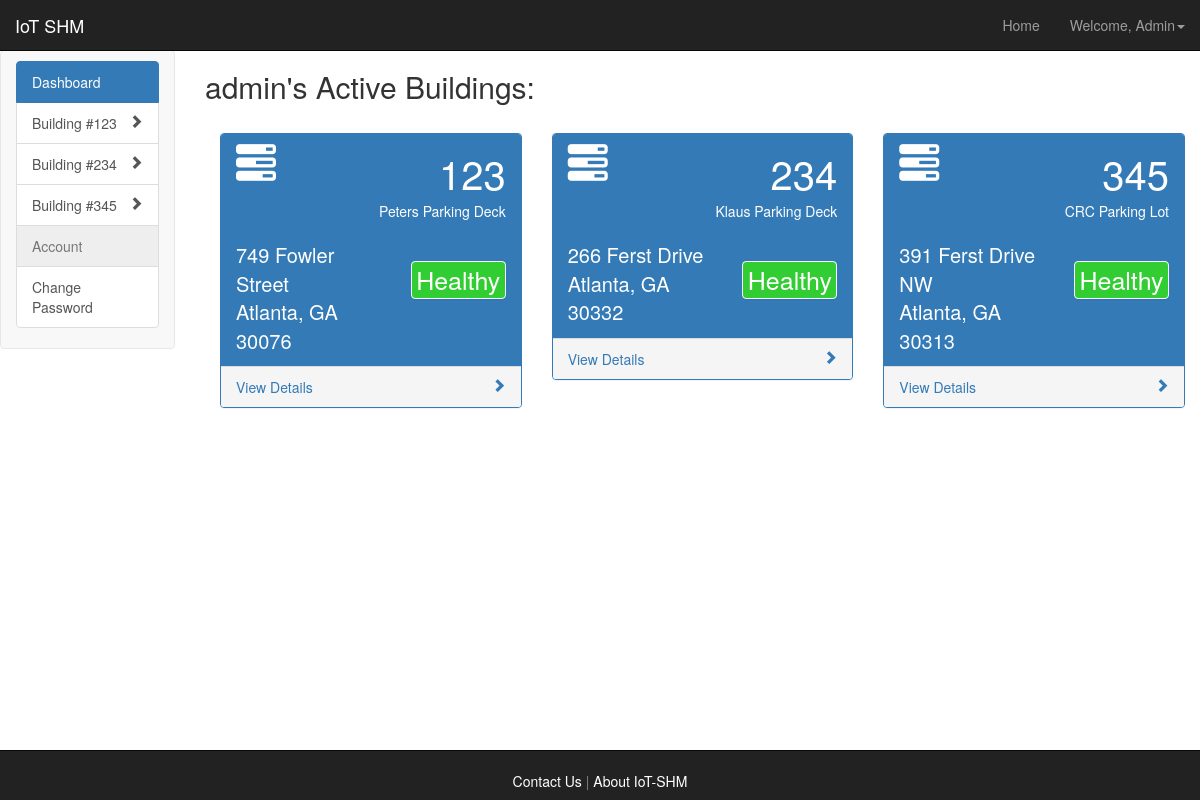
Screenshot of /iotshm/dashboard/ (signed in) with the database file from the repository.
### iotshm_dashboard/models.py (models this page shows, shortened)
class Building(models.Model):
    manager = models.ForeignKey(User)
    number = models.IntegerField(primary_key=True)
    name = models.CharField(max_length=300)
    address = models.CharField(max_length=300)
    city = models.CharField(max_length=100)
    state = USStateField()
    zipcode = models.IntegerField(max_length=5)

### iotshm_dashboard/views.py (the view)
# urls.py: url(r'^dashboard/(?P<building_num>\d+)/real_time/$', views.real_time, name='real_time'),
@login_required
def dashboard(request):
    context = RequestContext(request)
    if request.user.username == 'admin':
        data = {'buildings':Building.objects.all()}
    else:
        data = {'buildings':Building.objects.filter(manager=request.user)}
    return render_to_response('iotshm_dashboard/dashboard.html', data, context)

### templates/iotshm_dashboard/dashboard.html (shortened to what this page needs)
{% extends 'general/sidebar.html' %}
{% load bootstrap3 %}
{% block nextto_sidebar %}
    <h2>{{user.first_name}}'s Active Buildings:</h2></br>
     {% for building in buildings %}
           <div class="col-lg-4 col-md-4 col-sm-6">
               <div class="panel panel-primary">
                   <div class="panel-heading">
                       <div class="row">
                           <div class="col-xs-3">
                               <span style="font-size: 40px" class="glyphicon glyphicon-tasks 5x"></span></br></br>
                           </div>
                           <div class="col-xs-9 text-right">
                                <div style="font-size: 40px">{{ building.number }}</div>
                                <div>{{ building.name }}</div>
                           </div>
                       </div>
                       <div class="row">
                            <div class="col-xs-5 pull-right"></br></br>
                                <div class="panel text-center"
                                     style="border-color:white; background-color: limegreen; color: white; font-size: 25px;">
                                    Healthy
                                </div>
                            </div>
                           <div class="col-xs-7">
                               </br><div style="font-size: 20px">{{ building.address }}</div>
                               <div style="font-size: 20px">{{ building.city }}, {{ building.state }}</div>
                               <div style="font-size: 20px">{{ building.zipcode }}</div>
                           </div>
                       </div>
                   </div>
                   <a href="{{ building.number }}/real_time/">
                       <div class="panel-footer">
                           <span class="pull-left">View Details</span>
                           <span class="pull-right"><i class="glyphicon glyphicon-chevron-right"></i></span>
                           <div class="clearfix"></div>
                       </div>
                   </a>
               </div>
           </div>
     {% endfor %}
{% endblock %}

### templates/general/sidebar.html (shortened to what this page needs)
{% extends 'general/header_footer.html' %}
{% load bootstrap3 %}
{% block inside_headerfooter %}
    <div class="col-lg-2 col-md-3 col-sm-3 sidebar-nav">
      <div class="navbar navbar-default" role="navigation">
        <div class="sidebar navbar-collapse collapse sidebar-navbar-collapse">
          <div class="list-group">
              {% url 'iotshm_dashboard:dashboard' as dashboard %}
              {% url 'iotshm_dashboard:change_password' as change_password %}
              {% url 'iotshm_dashboard:my_buildings' as my_buildings %}
              <a
                  class="list-group-item{% if request.path == dashboard %} active{% endif %}"
                  href="{{ dashboard }}">Dashboard
              </a>
              {% for building in buildings %}
                  {% url 'iotshm_dashboard:real_time' building.number as real_time %}
                  {% url 'iotshm_dashboard:building_info' building.number as building_info %}
                  {% url 'iotshm_dashboard:long_term' building.number as long_term %}
                  {% url 'iotshm_dashboard:sensors' building.number as sensors %}
                  <a
                      class="list-group-item{% if building == curr_building %} active{% endif %}"
                      {% if building == curr_building %}id = "active_building"{% endif %} value="{{ curr_building.number }}"
                        href="{{ real_time }}">Building #{{ building.number }}
                      <span class="pull-right glyphicon glyphicon-chevron-{% if building == curr_building %}down{% else %}right{% endif %}"></span>
                  </a>
              {% endfor %}
              <a type="button"  href="" class="list-group-item disabled">Account</a>
              <a
                  class="list-group-item{% if request.path == change_password %} active{% endif %}"
                  href="{{ change_password }}">Change Password
              </a>
          </div>
        </div>
      </div>
    </div>
    <div class="col-lg-10 col-md-9 col-sm-9" style="overflow:scroll;height:100%;background-color:rgba(255, 255, 255, 0.5)">
        {% block nextto_sidebar %}{% endblock %}
    </div>
{% endblock %}

### templates/general/header_footer.html (shortened to what this page needs)
{% load bootstrap3 %}
{% bootstrap_css %}
<html>
    <link href="{{ STATIC_URL }}style.css" rel="stylesheet" type="text/css"/>
    <body class="page-container" id="bgsplashcontainer">
        <div class="navbar navbar-inverse navbar-fixed-top" role="navigation">
            <div class="container-fluid">
                <div class="navbar-header">
                    <a class="navbar-brand" href="/iotshm/aboutiotshm/">IoT SHM</a>
                </div>
                <div class="navbar-collapse collapse" id="navbar-collapse collapse">
                    <ul class="nav navbar-nav navbar-right">
                        {% if user.is_authenticated %}
                            <li><a href="/iotshm/dashboard/">Home</a></li>
                            <li class="dropdown">
                                <a class="dropdown-toggle" data-toggle="dropdown" href="#">Welcome, {{ user.first_name|capfirst }}<span class="caret"></span></a>
                            </li>
                        {% else %}
                            <li><a href="/iotshm/">Home</a></li>
                            <li><a href="/iotshm/login/">Login</a></li>
                        {% endif %}
                    </ul>
                </div>
            </div>
        </div>
        <div class="row">{% block inside_headerfooter %}{% endblock %}</div>
    </body>
    <div align="center" class="navbar navbar-inverse navbar-fixed-bottom">
        </br><a align="left" href="/iotshm/contact/" style="color:white">Contact Us</a>
        <p style="display:inline; color:gray">   |   </p>
        <a align="right" href="/iotshm/aboutiotshm/" style="color:white">About IoT-SHM</a>
    </div>
</html>

### iotshm_dashboard/static/style.css (style rules this page uses)
#bgsplashcontainer { background-image:url("img/tower.jpeg"); background-repeat:no-repeat; background-size: cover; overflow: scroll; }

### templates/general/header_footer.html (style rules this page uses)
body { padding-top: 50px; padding-bottom: 50px; }

### rows the page displays
Building: number "123", name "Peters Parking Deck", address "749 Fowler Street", city "Atlanta", state "GA", zipcode "30076"
Building: number "234", name "Klaus Parking Deck", address "266 Ferst Drive", city "Atlanta", state "GA", zipcode "30332"
Building: number "345", name "CRC Parking Lot", address "391 Ferst Drive NW", city "Atlanta", state "GA", zipcode "30313"

### other values shown
{{ user.first_name|capfirst }} "Admin"
{{ user.first_name }} "admin"
